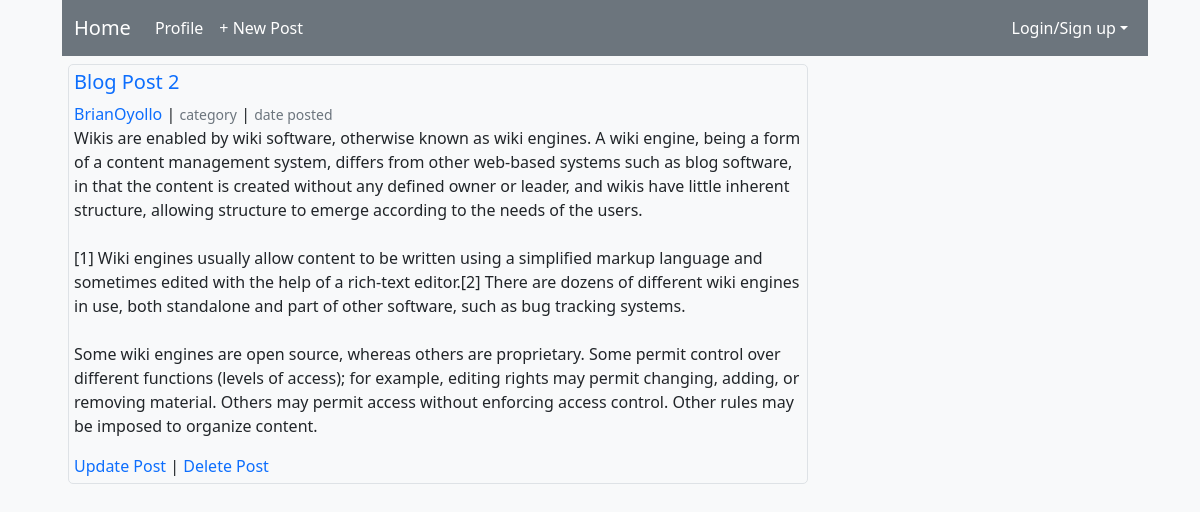
The app's page /post/2/ with its own data.
### blog/models.py (models this page shows, shortened)
class Post(models.Model):
    title = models.CharField(max_length=200)
    author = models.ForeignKey('auth.User', on_delete=models.CASCADE)
    body = models.TextField()

### blog/views.py (the view)
# urls.py: path('post/<int:pk>/', PostDetailView.as_view(), name='post-detail'),
class PostDetailView(DetailView):
    model = Post
    template_name = 'blog/post_detail.html'
    context_object_name = 'all_blog_posts'

### blog/templates/blog/post_detail.html (shortened to what this page needs)
{% extends 'blog/base.html' %}
{% block posts %}
        <div class="post-item border ">
            <h5 class="text-primary">{{ object.title|title }}</h5>
            <a class=" text-primary" href="#">{{ object.author }}</a> | <small class="text-muted">category</small> | <small class="text-muted">date posted</small>
            <p style="white-space: pre-wrap; word-break: break-word">{{ object.body }}</p>
        <a href="{% url 'post-update' object.id %}">Update Post</a> | <a href="{% url 'post-delete' object.id %}">Delete Post</a>
        </div>
{% endblock posts %}

### blog/static/blog/main.css (style rules this page uses)
body { margin-left: 5%; margin-right:5%; }
a { text-decoration: none; }
.post-item { margin:8px; overflow: auto; padding: 5px; border-radius: 5px; }

### records on screen
Post: title "Blog Post 2", author "BrianOyollo", body "Wikis are enabled by wiki software, otherwise known as wiki engines. A wiki engine, being a form of a content management system, differs from other web-based systems such as blog software, in that the content is created without any defined owner or leader, and wikis have little inherent structure, allowing structure to emerge according to the needs of the users. [1] Wiki engines usually allow content to be written using a simplified markup language and sometimes edited with the help of a rich-text editor.[2] There are dozens of different wiki engines in use, both standalone and part of other software, such as bug tracking systems. Some wiki engines are open source, whereas others are…"
